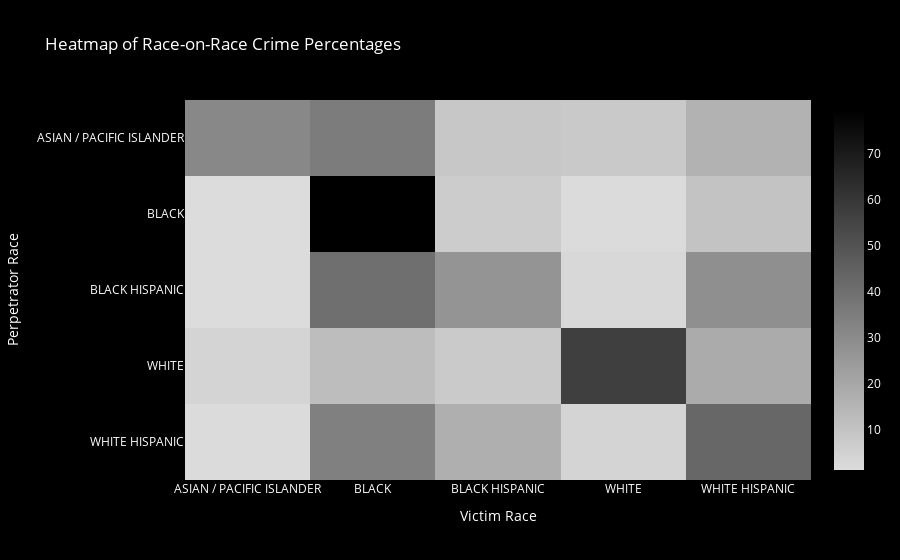

The cell this chart's notebook holds for it:
### Code cell
# Filter out unknown and nan races for perpetrators and victims
filtered_data = cleaned_data[
    (cleaned_data['PERP_RACE'].notna()) & (cleaned_data['PERP_RACE'] != 'UNKNOWN') &
    (cleaned_data['VIC_RACE'].notna()) & (cleaned_data['VIC_RACE'] != 'UNKNOWN') &
    (cleaned_data['VIC_RACE'] != 'AMERICAN INDIAN/ALASKAN NATIVE') &
    (cleaned_data['PERP_RACE'] != 'AMERICAN INDIAN/ALASKAN NATIVE')
]

# Create a crosstab of perpetrator and victim races
# Ensure PERP_RACE are rows and VIC_RACE are columns
race_on_race = pd.crosstab(filtered_data['PERP_RACE'], filtered_data['VIC_RACE'])

for i in range(0,5):
    s = race_on_race.iloc[i].sum(axis=0)
    race_on_race.iloc[i] = race_on_race.iloc[i]/s
    race_on_race.iloc[i] = (race_on_race.iloc[i] * 100).round(2)


# Plotting a density heatmap using the grayscale color scale
fig = px.imshow(
    race_on_race,
    labels=dict(x="Victim Race", y="Perpetrator Race", color="Incident Count"),
    title='Heatmap of Race-on-Race Crime Percentages',
    aspect='auto',  # Adjust the aspect ratio to auto if needed
    color_continuous_scale=continuous_colorscale  # Apply the continuous color scale
)

# Ensure axes labels are correct and on the appropriate side
fig.update_xaxes(side="bottom", tickmode='array', tickvals=list(range(len(race_on_race.columns))), ticktext=race_on_race.columns)
fig.update_yaxes(tickmode='array', tickvals=list(range(len(race_on_race.index))), ticktext=race_on_race.index)

# Optionally, you can add a color axis title
fig.update_layout(coloraxis_colorbar=dict(
    title="",  # Adding two line breaks for spacing
    titleside="top"
    ),
    plot_bgcolor='black',  # Set the plotting area background to black
    paper_bgcolor='black',  # Set the entire chart background to black
    font=dict(
        color='white'  # Ensure all default text (like legend, annotations) is white
    )
    
    )
fig.show()
pio.write_html(fig, file='confusion_matrix_interracial_shootings.html', auto_open=False)

### Figure 1 — Plotly figure (JSON) as saved in the notebook; plotly's stock layout.template omitted (floating-point values rounded to 4 significant figures)
{"data": [{"coloraxis": "coloraxis", "hovertemplate": "Victim Race: %{x}<br>Perpetrator Race: %{y}<br>Incident Count: %{z}<extra></extra>", "name": "0", "type": "heatmap", "x": ["ASIAN / PACIFIC ISLANDER", "BLACK", "BLACK HISPANIC", "WHITE", "WHITE HISPANIC"], "xaxis": "x", "y": ["ASIAN / PACIFIC ISLANDER", "BLACK", "BLACK HISPANIC", "WHITE", "WHITE HISPANIC"], "yaxis": "y", "z": [[31.29, 35.37, 8.84, 8.16, 16.33], [1.3, 79.6, 7.02, 1.72, 10.36], [1.45, 40.24, 26.85, 2.82, 28.63], [4.03, 12.45, 7.69, 57.14, 18.68], [1.62, 33.99, 17.33, 4.27, 42.79]]}], "layout": {"coloraxis": {"colorbar": {"title": {"side": "top", "text": ""}}, "colorscale": [[0, "rgb(220,220,220)"], [1, "rgb(0,0,0)"]]}, "font": {"color": "white"}, "paper_bgcolor": "black", "plot_bgcolor": "black", "title": {"text": "Heatmap of Race-on-Race Crime Percentages"}, "xaxis": {"anchor": "y", "domain": [0, 1], "side": "bottom", "tickmode": "array", "ticktext": ["ASIAN / PACIFIC ISLANDER", "BLACK", "BLACK HISPANIC", "WHITE", "WHITE HISPANIC"], "tickvals": [0, 1, 2, 3, 4], "title": {"text": "Victim Race"}}, "yaxis": {"anchor": "x", "autorange": "reversed", "domain": [0, 1], "tickmode": "array", "ticktext": ["ASIAN / PACIFIC ISLANDER", "BLACK", "BLACK HISPANIC", "WHITE", "WHITE HISPANIC"], "tickvals": [0, 1, 2, 3, 4], "title": {"text": "Perpetrator Race"}}}}
